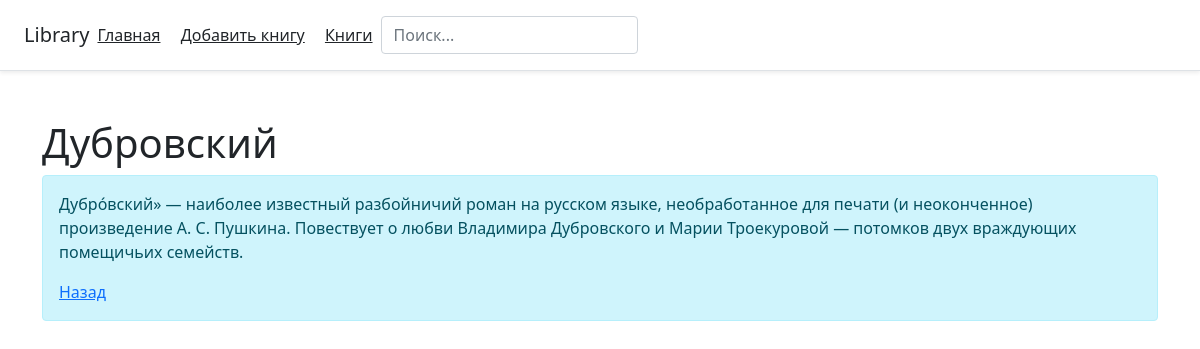
/posts/6, run on the app's committed database.
### tables this page shows
CREATE TABLE library (
    id INTEGER PRIMARY KEY AUTOINCREMENT,
    UDK INTEGER NOT NULL,
    author TEXT NOT NULL,
    title TEXT NOT NULL,
    year INTEGER NOT NULL,
    about TEXT NOT NULL
);

### app.py (the view)
@app.route('/posts/<int:post_id>')
def about(post_id):
    post = get_post(post_id)
    return render_template('post_detailed.html', post=post)

### app.py (called while the page is built)
def get_db_connection():
    conn = sqlite3.connect('database.db')
    conn.row_factory = sqlite3.Row
    return conn

def get_post(post_id):
    conn = get_db_connection()
    post = conn.execute('SELECT title, about FROM library WHERE id = ?', (post_id,)).fetchone()
    conn.close()
    if post is None:
        abort(404)
    return post

### templates/post_detailed.html (shortened to what this page needs)
{% extends 'base.html' %}
{% block body%}
<div class="container mt-5">
    <h1>{{ post['title'] }}</h1>
    <div class="alert alert-info">
        <p>{{ post['about'] }}</p>
        <a href="/posts">Назад</a>
    </div>
</div>
{% endblock %}

### data on the page
library: title "Дубровский", about "Дубро́вский» — наиболее известный разбойничий роман на русском языке, необработанное для печати (и неоконченное) произведение А. С. Пушкина. Повествует о любви Владимира Дубровского и Марии Троекуровой — потомков двух враждующих помещичьих семейств."
